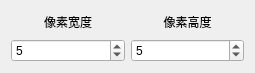
<?xml version="1.0" encoding="UTF-8"?>
<ui version="4.0">
 <class>BoxFilter</class>
 <widget class="QWidget" name="BoxFilter">
  <property name="geometry">
   <rect>
    <x>0</x>
    <y>0</y>
    <width>255</width>
    <height>73</height>
   </rect>
  </property>
  <property name="windowTitle">
   <string>设置</string>
  </property>
  <layout class="QGridLayout" name="gridLayout">
   <item row="0" column="0">
    <widget class="QLabel" name="label_2">
     <property name="text">
      <string>像素宽度</string>
     </property>
     <property name="alignment">
      <set>Qt::AlignCenter</set>
     </property>
    </widget>
   </item>
   <item row="1" column="1">
    <widget class="QSpinBox" name="spinBox_3">
     <property name="minimum">
      <number>1</number>
     </property>
     <property name="maximum">
      <number>9999</number>
     </property>
     <property name="value">
      <number>5</number>
     </property>
    </widget>
   </item>
   <item row="0" column="1">
    <widget class="QLabel" name="label_3">
     <property name="text">
      <string>像素高度</string>
     </property>
     <property name="alignment">
      <set>Qt::AlignCenter</set>
     </property>
    </widget>
   </item>
   <item row="1" column="0">
    <widget class="QSpinBox" name="spinBox_2">
     <property name="minimum">
      <number>1</number>
     </property>
     <property name="maximum">
      <number>9999</number>
     </property>
     <property name="value">
      <number>5</number>
     </property>
    </widget>
   </item>
  </layout>
 </widget>
 <resources/>
 <connections/>
</ui>
